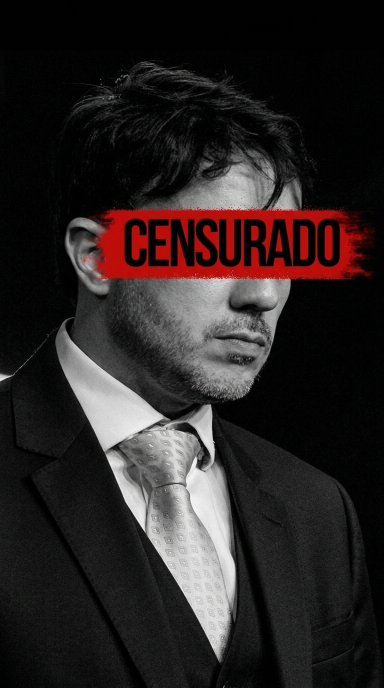
#> input picture engine/assets/rebrand/outro_censurado.jpg, 768 x 1376 px (shown at 1/2 size)
$ python -i background.py   (imports and definitions only)
#> lines starting #> are read from the running program, lines starting #| are printed output that depends on the picture
"""Tratamento do fundo/luz do frame pelo Gemini Flash Image (apelidado "Nano Banana").

"Nano Banana" e o apelido do modelo de imagem Flash do Gemini (Google); o SDK usado e o
`google-genai`, opcional. O prompt trata SO fundo, luz e contraste: o rosto da pessoa
nunca pode ser editado, senao a thumbnail deixa de corresponder ao clipe.

Sem `GEMINI_API_KEY`, sem o SDK ou com a chamada falhando (quota, timeout, resposta sem
imagem), `edit()` cai em `fallback_treatment`, um tratamento local em Pillow puro, para
que sempre exista um fundo tratado.
"""

from __future__ import annotations

import io
import logging
import os
from typing import Any, Callable

from dotenv import load_dotenv
from PIL import Image, ImageEnhance, ImageFilter

from clipador import category as category_module

logger = logging.getLogger(__name__)

# [1 line not run here, left out]

MODEL_ID = "gemini-2.5-flash-image"

_POLITICS_PERSON_DEFAULT_PROMPT = (
    "Trate esta imagem para virar thumbnail de video de alto impacto: aplique um grade "
    "cinematografico escuro e dramatico no fundo atras da pessoa (contraste bem mais alto, "
    "sombras profundas, uma leve vinheta escurecendo as bordas), como thumbnail profissional "
    "de canal grande do YouTube, nao uma correcao sutil de cor. A pessoa em primeiro plano "
    "deve continuar bem iluminada e destacada contra esse fundo mais escuro. Mantenha o "
    "rosto e os tracos faciais da pessoa exatamente como estao, nao distorca o rosto, nao "
    "mude a expressao, nao adicione nem remova pessoas e nao escreva texto na imagem."
)

_GAMING_DEFAULT_PROMPT = (
    "Trate esta imagem (frame de gameplay) para virar thumbnail de alto impacto: aumente "
    "saturacao e contraste da cena de jogo pra ficar vibrante e chamativa, sem escurecer o "
    "fundo nem aplicar grade cinematografico escuro - thumbnail de gaming funciona melhor "
    "clara e energetica, nao sombria. Se houver rosto de jogador visivel (webcam), mantenha "
    "seus tracos faciais exatamente como estao, nao distorca o rosto, nao mude a expressao, "
    "nao adicione nem remova pessoas e nao escreva texto na imagem."
)

# Alinhado com `ai_thumbnail._BOOK_AUDIOBOOK_PROMPT_TEMPLATE` em 2026-09-04: a categoria
# deixou de ser "pessoa lendo, luz dourada, clima BookTok" e passou a usar a mesma
# linguagem visual da politico/pessoa (escuro, cinematografico, alto contraste). Este
# prompt e o caminho de FALLBACK (composicao em camadas quando a geracao completa falha),
# entao ele so trata o frame - nao ha como inventar imagem conceitual aqui.
_BOOK_AUDIOBOOK_DEFAULT_PROMPT = (
    "Trate esta imagem para virar thumbnail de video de alto impacto: aplique um grade "
    "cinematografico escuro e dramatico (contraste bem mais alto, sombras profundas, uma "
    "leve vinheta escurecendo as bordas), como thumbnail profissional de canal grande do "
    "YouTube, nao uma correcao sutil de cor. O objeto principal em primeiro plano (o livro, "
    "o documento ou o que estiver em foco na cena) deve continuar bem iluminado e destacado "
    "contra esse fundo mais escuro. Se houver pessoa visivel, mantenha o rosto e os tracos "
    "faciais exatamente como estao, nao distorca o rosto e nao mude a expressao. Nao "
    "adicione nem remova pessoas e nao escreva texto na imagem."
)

DEFAULT_PROMPT_BY_CATEGORY: dict[str, str] = {
    category_module.POLITICS_PERSON: _POLITICS_PERSON_DEFAULT_PROMPT,
    category_module.GAMING: _GAMING_DEFAULT_PROMPT,
    category_module.BOOK_AUDIOBOOK: _BOOK_AUDIOBOOK_DEFAULT_PROMPT,
}

# Mantido para quem ainda importa o nome antigo diretamente: sempre a variante politico/pessoa.
DEFAULT_PROMPT = _POLITICS_PERSON_DEFAULT_PROMPT


def fallback_treatment(frame: Image.Image) -> Image.Image:
    """Fundo tratado sem API nenhuma: escurece de leve e aplica blur leve."""
    treated = frame.convert("RGB").filter(ImageFilter.GaussianBlur(radius=3))
    return ImageEnhance.Brightness(treated).enhance(0.7)


def _first_image(response: Any) -> Image.Image | None:
    for candidate in getattr(response, "candidates", None) or []:
        content = getattr(candidate, "content", None)
        for part in getattr(content, "parts", None) or []:
            inline = getattr(part, "inline_data", None)
            data = getattr(inline, "data", None)
            if data:
                return Image.open(io.BytesIO(data))
    return None


class GeminiBackgroundEditor:
    """Edita fundo/luz de um frame via Gemini Flash Image, com fallback local garantido."""

    def __init__(
        self,
        client_factory: Callable[[], Any] | None = None,
        model: str = MODEL_ID,
        prompt: str = DEFAULT_PROMPT,
    ) -> None:
        self.model = model
        self.prompt = prompt
        self._client_factory = client_factory
        self._client: Any | None = None
        self._available: bool | None = None

    def _probe(self) -> bool:
        if self._client_factory is not None:
            return True
        if not os.environ.get("GEMINI_API_KEY"):
            logger.warning(
                "GEMINI_API_KEY nao definida; o fundo da thumbnail sera tratado localmente."
            )
            return False
        try:
            import google.genai  # noqa: F401
        except Exception as exc:
            logger.warning(
                "google-genai indisponivel (%s); o fundo da thumbnail sera tratado "
                "localmente. Instale com: pip install 'clipador[thumbnail-ai]'",
                exc,
            )
            return False
        return True

    @property
    def available(self) -> bool:
        if self._available is None:
            self._available = self._probe()
        return self._available

    def _default_client(self) -> Any:
        from google import genai

        return genai.Client(api_key=os.environ["GEMINI_API_KEY"])

    @property
    def client(self) -> Any:
        if self._client is None:
            factory = self._client_factory or self._default_client
            self._client = factory()
        return self._client

    def edit(self, frame: Image.Image, prompt: str | None = None) -> Image.Image:
        if not self.available:
            return fallback_treatment(frame)

        try:
            response = self.client.models.generate_content(
                model=self.model,
                contents=[prompt or self.prompt, frame],
            )
            edited = _first_image(response)
            if edited is None:
                raise ValueError("resposta do Gemini sem imagem")
            return edited.convert("RGB")
        except Exception as exc:
            logger.warning(
                "Tratamento de fundo via Gemini falhou (%s); usando o tratamento local.", exc
            )
            return fallback_treatment(frame)


def build_background_editor(
    category: str = category_module.DEFAULT_CATEGORY,
    client_factory: Callable[[], Any] | None = None,
    model: str = MODEL_ID,
) -> GeminiBackgroundEditor:
    """Fabrica o editor de fundo (fallback em camadas) ja com o prompt da categoria certa."""
    prompt = DEFAULT_PROMPT_BY_CATEGORY[category_module.validate_category(category)]
    return GeminiBackgroundEditor(client_factory=client_factory, model=model, prompt=prompt)

>>> from PIL import Image
>>> picture = Image.open('../../../assets/rebrand/outro_censurado.jpg')
#> picture is the input picture: PIL image 768x1376 RGB; mean R, G, B 42.2, 35.3, 35.1
>>> result = GeminiBackgroundEditor().edit(picture)
#> in fallback_treatment, `treated = frame.convert("RGB").filter(ImageFilter.GaussianBlur(radius=..`:
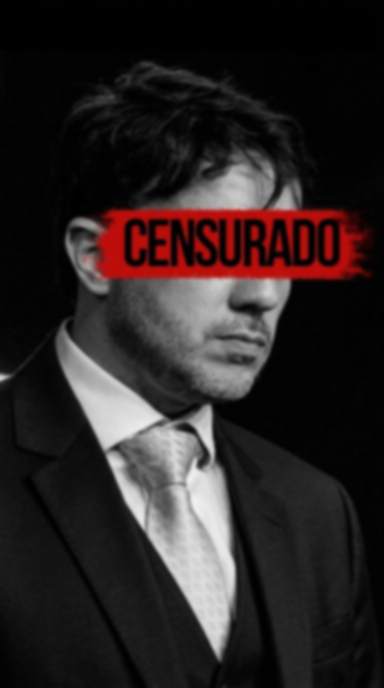
#> treated: PIL image 768x1376 RGB (shown at 1/2 size); mean R, G, B 42.2, 35.3, 35.1
#> in fallback_treatment, `return ImageEnhance.Brightness(treated).enhance(0.7)`:
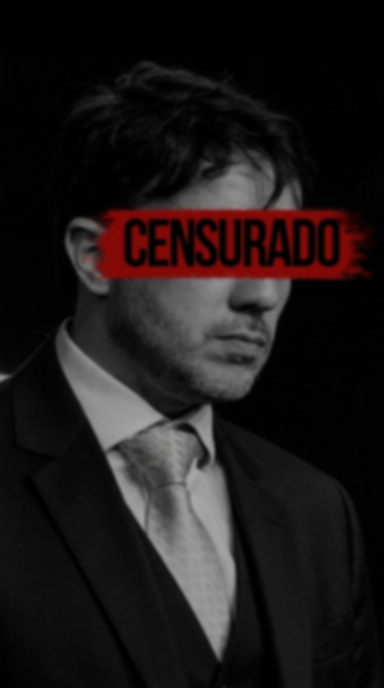
#> returned value: PIL image 768x1376 RGB (shown at 1/2 size); mean R, G, B 29.1, 24.3, 24.1
